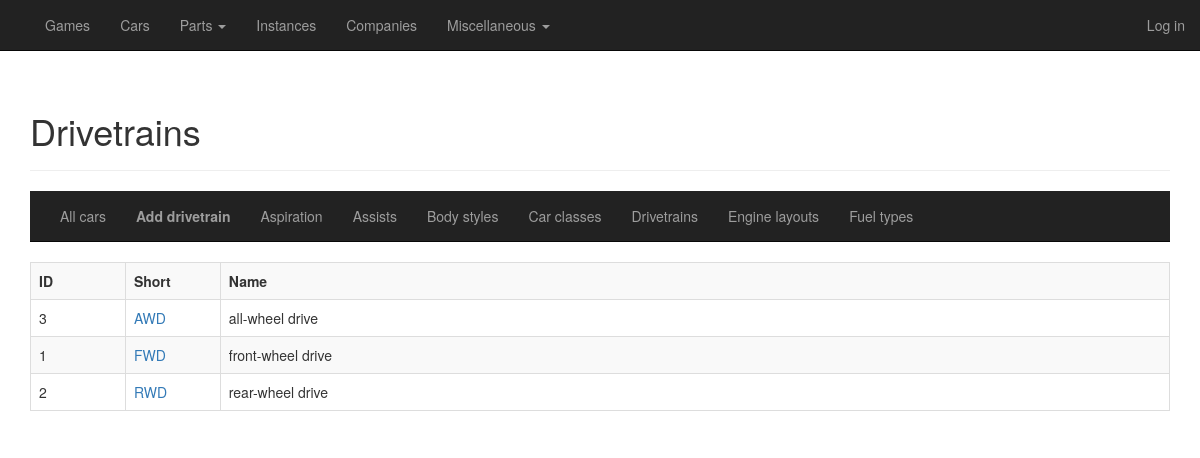
The app's page /cars/drivetrains/all with its own data.
### general/models/car.py (models this page shows)
class Drivetrain(database.Model):
    __tablename__ = "drivetrains"
    id = database.Column(database.Integer, primary_key=True)
    name_full = database.Column(database.Unicode, index=True, nullable=False)
    name_short = database.Column(database.Unicode, index=True, nullable=False)
    cars = database.relationship('Car', backref='drivetrain', lazy='dynamic')
    instances = database.relationship('Instance', backref='drivetrain', lazy='dynamic')

### general/routes_cars.py (the view)
@cardb.route("/cars/drivetrains", methods=['GET'])
@cardb.route("/cars/drivetrains/all", methods=['GET'])
def overview_drivetrains():
    drivetrains = Drivetrain.query.order_by(Drivetrain.name_full.asc()).all()
    return render_template("cars_overview_drivetrains.html",
                           title="Drivetrains",
                           heading="Drivetrains",
                           drivetrains=drivetrains,
                           viewing="drivetrains")

### general/templates/cars_overview_drivetrains.html
{% extends "cars_base.html" %}
{% block cars_content %}
    <div>
        <table class="table table-hover table-bordered table-striped">
            {% if drivetrains == [] %}
            <tr>
                <td class="col-sm-12 text-center"><b>There are no drivetrains in the database.</b></td>
            </tr>
            {% else %}
            <tr>
                <td class="col-sm-1"><strong>ID</strong></td>
                <td class="col-sm-1"><strong>Short</strong></td>
                <td class="col-sm-10"><strong>Name</strong></td>
            </tr>
                {% for drivetrain in drivetrains %}
            <tr>
                <td class="col-sm-1">{{ drivetrain.id }}</td>
                <td class="col-sm-1"><a href="{{ url_for('detail_drivetrain', id=drivetrain.id) }}">{{ drivetrain.name_short }}</a></td>
                <td class="col-sm-10">{{ drivetrain.name_full }}</td>
            </tr>
                {% endfor %}
            {% endif %}
        </table>
    </div>
{% endblock %}

### records on screen
Drivetrain: id "3", name_short "AWD", name_full "all-wheel drive"
Drivetrain: id "1", name_short "FWD", name_full "front-wheel drive"
Drivetrain: id "2", name_short "RWD", name_full "rear-wheel drive"

### other values on screen
{{ heading }} "Drivetrains"
